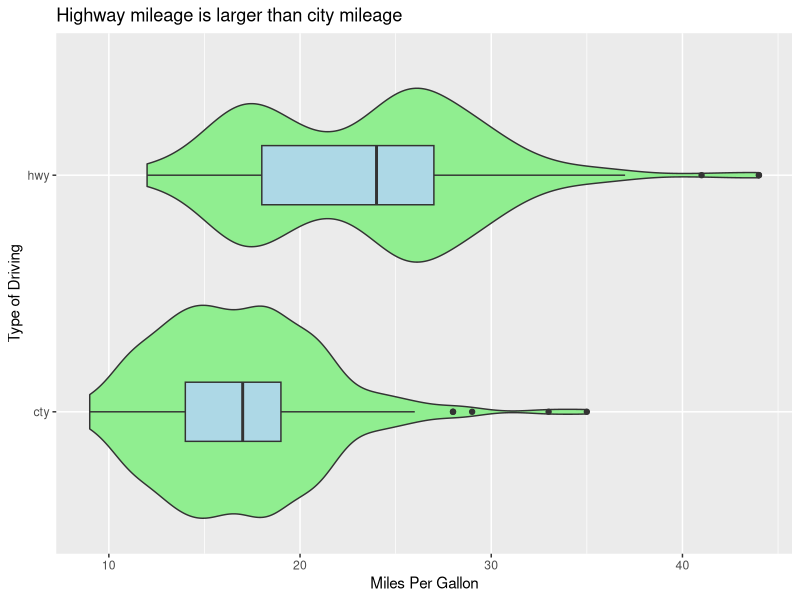

Write R code to recreate this figure.
# Gathering and Spreading Homework
# Initial: 19 Feb 2019
# Revision: 19 Feb 2019
# Ray Nelson

# Libraries
library(tidyverse)

# MPG Data Set
data(mpg)

mpg %>% 
  select(cty, hwy) %>% 
  gather(cty, hwy, key = type_of_driving, value = mileage) %>% 
  group_by(type_of_driving) %>% 
  summarise(
    Means= mean(mileage),
    Medians = median(mileage),
    IRQs = IQR(mileage),
    Standard_Deviations = sd(mileage)
  )

mpg %>%
  summarise(
    mean_city = mean(cty),
    mean_highway = mean(hwy),
    median_city = median(cty),
    median_highway = median(hwy),
    IQR_city = IQR(cty),
    IQR_highway = IQR(hwy),
    sd_city = sd(cty),
    sd_highway = sd(hwy)
  )

mpg %>%
  select(cty, hwy) %>%
  gather(cty, hwy, key = type_of_driving, value = mileage) %>%
  ggplot(aes(x = type_of_driving, y = mileage)) +
  geom_violin(fill = "lightgreen") +
  geom_boxplot(width = 0.25, fill = "lightblue") +
  labs(title = "Highway mileage is larger than city mileage",
       x = "Type of Driving",
       y = "Miles Per Gallon") +
  coord_flip()
